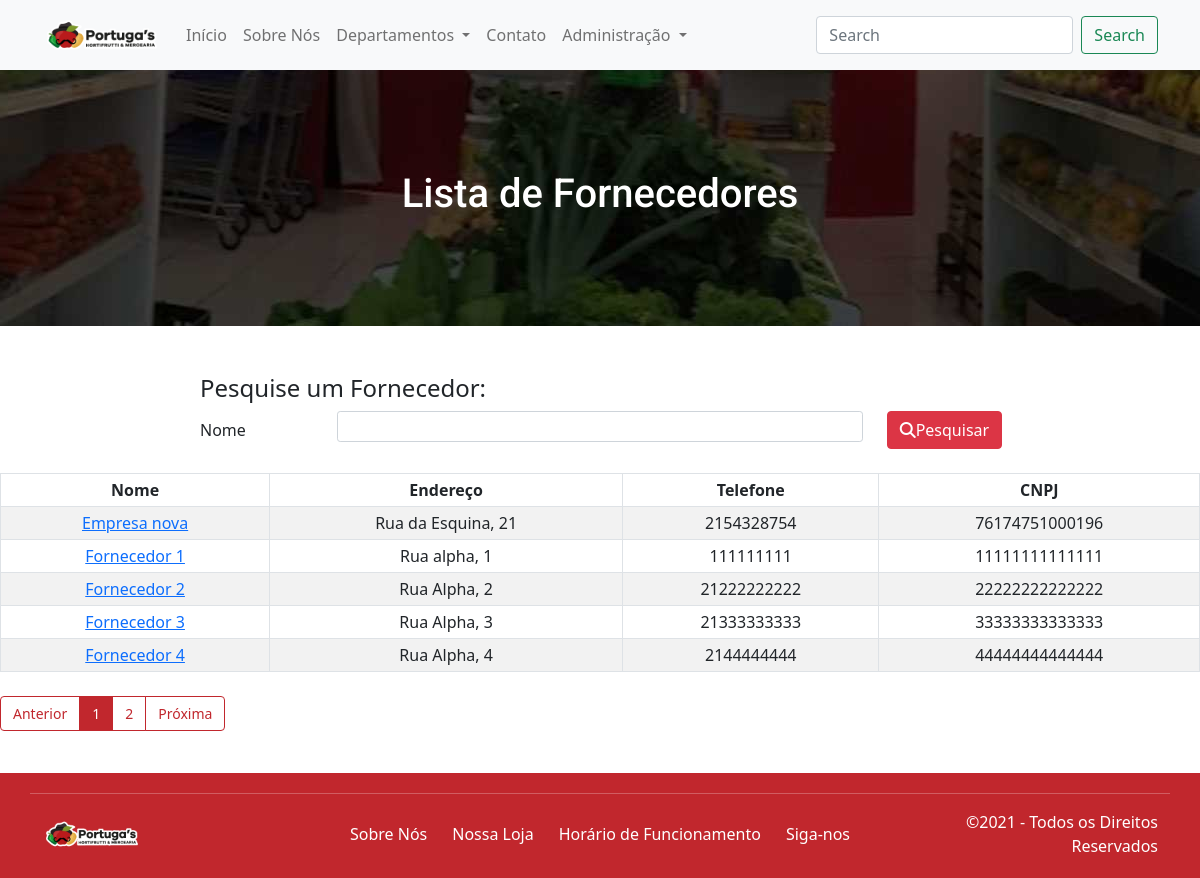
The page /fornecedores/lista_fornecedores/ on the database its author committed.
### fornecedores/models.py (models this page shows, shortened)
class Fornecedores(models.Model):
    nome = models.CharField(max_length=100, db_index=True, unique=True)
    endereco = models.CharField(max_length=100, db_index=True)
    telefone = models.IntegerField(max_length=11, db_index=True)
    cnpj = models.IntegerField(max_length=14, db_index=True)
    class Meta:
        db_table = 'fornecedores'
        ordering = ('nome',)

### fornecedores/views.py (the view)
# urls.py: path('lista_fornecedores/', views.lista_fornecedores, name='lista_fornecedores'),
def lista_fornecedores(request):
    form = PesquisaFornecedorForm(request.GET)
    if form.is_valid():
        nome = form.cleaned_data['nome']
        lista_de_fornecedores = Fornecedores.objects.filter(nome__icontains=nome).order_by('nome')
        paginator = Paginator(lista_de_fornecedores, 5)
        pagina = request.GET.get('pagina')
        page_obj = paginator.get_page(pagina)
        return render(request, 'fornecedores/pesquisa_fornecedores.html', {'fornecedores': page_obj, 'form': form, 'nome': nome})
    else:
        raise ValueError('Ocorreu um erro inesperado ao tentar recuperar um Fornecedor.')

### fornecedores/forms.py
class PesquisaFornecedorForm(forms.Form):
    nome = forms.CharField(
        widget=forms.TextInput(attrs={'class': 'form-control form-control-sm', 'maxlenght': '100'}),
        required=False
    )

### fornecedores/templates/fornecedores/pesquisa_fornecedores.html (shortened to what this page needs)
{% extends "base.html" %}
{% load static %}
{% block corpo %}
    <div class="titulopagina containerundermenu mb-5" style="background-image: url({% static 'imagens/bg-sobre.jpg'%});">
        <h1 class="textotitulo">Lista de Fornecedores</h1>
    </div>
    <div style="width:100%; max-width:800px; margin: 0 auto;">
    <h4>Pesquise um Fornecedor:</h4>
    <form action="" method ='GET' class="mb-4">
        <div class='form-group row' style='margin-bottom: 10px;'>
            <label for='id_nome' class='col-lg-2 col-form-label font-weight-bold text-right pr-2'>
                Nome
            </label>
            <div class='col-lg-8'>
                {{ form.nome }}
            </div>
            <div class="col-lg-2">
                <button type='submit' class='btn btn-danger'>
                    <div class="d-flex align-items-center">
                        <i class="fas fa-search mr-2"></i> Pesquisar
                    </div>
                </button>
            </div>
        </div>
    </form>
    </div>
    <div style="width:100%; max-width:1200px; min-height: 300px; margin: 0 auto;">
        {% if fornecedores %}
            <table style="width:100%" class="table table-striped table-sm table-bordered table-responsive mb-4">
                <thead>
                    <tr>
                        <th class="text-center">Nome</th>
                        <th class="text-center">Endereço</th>
                        <th class="text-center">Telefone</th>
                        <th class="text-center">CNPJ</th>
                    </tr>
                </thead>
                <tbody>
                    {% for fornecedor in fornecedores %}
                        <tr>
                            <td class="text-center align-middle">
                                <a href="{% url 'exibe_fornecedor' fornecedor.id %}">
                                {{fornecedor.nome}}
                                </a>
                            </td>
                            <td class="text-center align-middle">
                                {{fornecedor.endereco}}
                            </td>
                            <td class="text-center align-middle">
                                {{fornecedor.telefone}}
                            </td>
                            <td class="text-center align-middle">
                                {{fornecedor.cnpj}}
                            </td>
                        </tr>
                    {% endfor %}
                </tbody>
            </table>
            <div style='font-size: 14px; margin-bottom: 28px'>
                {% if fornecedores.has_other_pages %}
                    <ul class='pagination' id="paginacao">
                        {% if fornecedores.has_previous %}
                            <li class='page-item'><a class='page-link' href='?pagina={{ fornecedores.previous_page_number }}&nome={{ nome }}'>Anterior</a></li>
                        {% else %}
                            <li class='page-item disabled'><a class='page-link' href='#' tabindex='-1'>Anterior</a></li>
                        {% endif %}
                        {% for i in fornecedores.paginator.page_range %}
                            {% if fornecedores.number == i %}
                                <li class='page-item active'><a class='page-link' href='#'>{{ i }} </a></li>
                            {% else %}
                                <li class='page-item'><a class='page-link' href='?pagina={{ i }}&nome={{ nome }}'>{{ i }}</a></li>
                            {% endif %}
                        {% endfor %}
                        {% if fornecedores.has_next %}
                            <li class='page-item'><a class='page-link' href='?pagina={{ fornecedores.next_page_number }}&nome={{ nome }}'>Próxima</a></li>
                        {% else %}
                            <li class='page-item disabled'><a class='page-link' href='#' tabindex='-1'>Próxima</a></li>
                        {% endif %}
                    </ul>
                {% endif %}
            </div>
        {% endif %}
    </div>
{% endblock %}

### templates/base.html (shortened to what this page needs)
{% load static %}
<!DOCTYPE html>
<html lang="en">
<head>
    <link href="{% static 'css/estilo.css' %}" rel="stylesheet" />
    <link href="{% static 'css/bootstrap.css' %}" rel="stylesheet" />
</head>
<body>
    {% block navbar %}
        <nav class="navbar navbar-expand-lg navbar-light bg-light navegacao fixed-top">
            <div class="container bg-light">
              	<a class="navbar-brand" href="{% url "index" %}"><img src="{% static 'imagens/logo.png' %}" class="logonav"></a>
              	<div class="collapse navbar-collapse" id="navbarSupportedContent">
                	<ul class="navbar-nav me-auto mb-2 mb-lg-0">
                  		<li class="nav-item">
                    		<a class="nav-link" href="/">Início</a>
                  		</li>
                 		<li class="nav-item">
                    		<a class="nav-link" href="{% url "sobre" %}">Sobre Nós</a>
                  		</li>
                  		<li class="nav-item dropdown">
                    		<a class="nav-link dropdown-toggle" href="#" id="navbarDropdown" role="button" data-bs-toggle="dropdown" aria-expanded="false">
                      			Departamentos
                    		</a>
                  		</li>
                  		<li class="nav-item">
                    		<a class="nav-link" href="{% url "contato" %}">Contato</a>
                  		</li>
                        <li class="nav-item dropdown">
                    		<a class="nav-link dropdown-toggle" href="#" id="navbarDropdown" role="button" data-bs-toggle="dropdown" aria-expanded="false">
                      			Administração
                    		</a>
                  		</li>
                	</ul>
                	<form class="d-flex">
                  		<input class="form-control me-2" type="search" placeholder="Search" aria-label="Search">
                  		<button class="btn btn-outline-success" type="submit">Search</button>
                	</form>
              	</div>
            </div>
        </nav>
    {% endblock %}
    {% block corpo %}
    {% endblock %}
    {% block rodape %}
        <div class="rodape">
			<div class="container">
				<div class="row">
					<hr>
					<div class="col-md-3 align-self-center"><img class="w-100" style="max-width:100px" src="{% static 'imagens/logo.png' %}" /></div>
					<div class="col-md-6 align-self-center text-center">
						<div class="btn-group" role="group" aria-label="Basic example">
						<a type="button" href="{% url "sobre" %}" class="btn btn-link linkrodape" >Sobre Nós</a>
						<a type="button" href="{% url "loja-alcantara" %}" class="btn btn-link linkrodape">Nossa Loja</a>
						<a type="button" class="btn btn-link linkrodape" data-bs-toggle="modal" data-bs-target="#modalHorarios">Horário de Funcionamento</a>
						<a type="button" class="btn btn-link linkrodape" data-bs-toggle="offcanvas" data-bs-target="#offcanvasBottom" aria-controls="offcanvasBottom"	>Siga-nos</a>
					</div>
					</div>
					<div class="col-md-3 align-self-center">
						<div style="text-align: right;">
							©2021 - Todos os Direitos Reservados
						</div>
					</div>
				</div>
			</div>
        </div>
    {% endblock %}
</body>
</html>

### static/css/estilo.css (style rules this page uses)
.navegacao { width:100%; height:70px; z-index:100000; }
.logonav { width:120px; }
.containerundermenu { width:100%; margin-top: 70px; }
.rodape { width:100%; background: #C1272D; min-height: 100px; padding: 20px 10px; box-sizing: border-box; color:#fff; }
.rodape .linkrodape { color:#fff; text-decoration: none; }
.titulopagina { width:100%; padding: 100px 10px; text-align: center; background-size: cover; background: center no-repeat; }
.textotitulo { font-family: 'Roboto', sans-serif; color:#fff; }
#paginacao .page-item.active .page-link { color: #fff !important; background-color: #C1272D !important;; border-color: #C1272D !important;; }
#paginacao .page-link { color: #C1272D !important;; background-color: #fff !important; border: 1px solid #C1272D !important; }

### rows shown on the page
Fornecedores: nome "Empresa nova", endereco "Rua da Esquina, 21", telefone "2154328754", cnpj "76174751000196"
Fornecedores: nome "Fornecedor 1", endereco "Rua alpha, 1", telefone "111111111", cnpj "11111111111111"
Fornecedores: nome "Fornecedor 2", endereco "Rua Alpha, 2", telefone "21222222222", cnpj "22222222222222"
Fornecedores: nome "Fornecedor 3", endereco "Rua Alpha, 3", telefone "21333333333", cnpj "33333333333333"
Fornecedores: nome "Fornecedor 4", endereco "Rua Alpha, 4", telefone "2144444444", cnpj "44444444444444"

### other values the page prints
{{ i }} "1"
{{ i }} "2"
